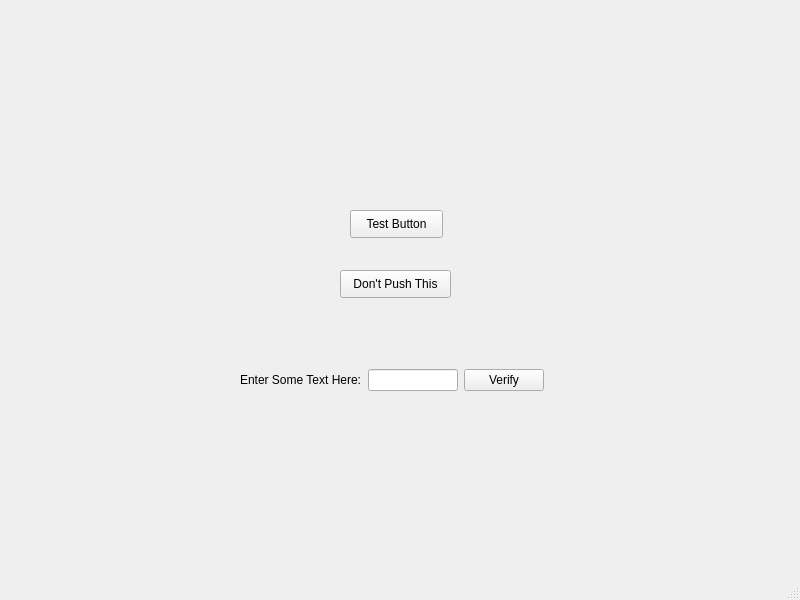
<?xml version="1.0" encoding="UTF-8"?>
<ui version="4.0">
 <class>Test_GUI</class>
 <widget class="QMainWindow" name="Test_GUI">
  <property name="geometry">
   <rect>
    <x>0</x>
    <y>0</y>
    <width>800</width>
    <height>600</height>
   </rect>
  </property>
  <property name="windowTitle">
   <string>MainWindow</string>
  </property>
  <widget class="QWidget" name="centralwidget">
   <widget class="QPushButton" name="Test_Button">
    <property name="geometry">
     <rect>
      <x>350</x>
      <y>210</y>
      <width>93</width>
      <height>28</height>
     </rect>
    </property>
    <property name="text">
     <string>Test Button</string>
    </property>
   </widget>
   <widget class="QPushButton" name="Dont_Push_This_Button">
    <property name="geometry">
     <rect>
      <x>340</x>
      <y>270</y>
      <width>111</width>
      <height>28</height>
     </rect>
    </property>
    <property name="text">
     <string>Don't Push This</string>
    </property>
   </widget>
   <widget class="QWidget" name="horizontalLayoutWidget">
    <property name="geometry">
     <rect>
      <x>240</x>
      <y>340</y>
      <width>304</width>
      <height>80</height>
     </rect>
    </property>
    <layout class="QHBoxLayout" name="horizontalLayout">
     <item>
      <widget class="QLabel" name="label">
       <property name="text">
        <string>Enter Some Text Here:</string>
       </property>
      </widget>
     </item>
     <item>
      <widget class="QLineEdit" name="Some_Text_Box"/>
     </item>
     <item>
      <widget class="QPushButton" name="Verify_Button">
       <property name="text">
        <string>Verify</string>
       </property>
      </widget>
     </item>
    </layout>
   </widget>
  </widget>
  <widget class="QMenuBar" name="menubar">
   <property name="geometry">
    <rect>
     <x>0</x>
     <y>0</y>
     <width>800</width>
     <height>26</height>
    </rect>
   </property>
  </widget>
  <widget class="QStatusBar" name="statusbar"/>
 </widget>
 <resources/>
 <connections/>
</ui>
